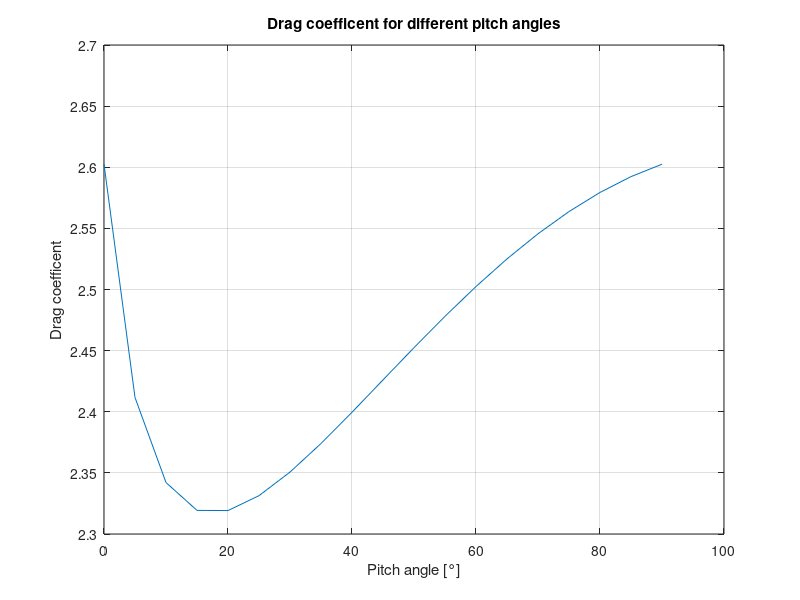
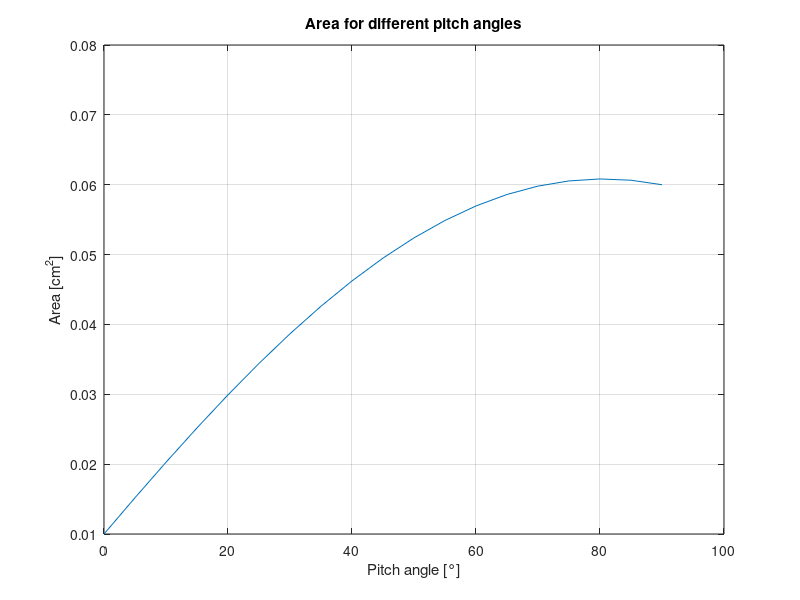
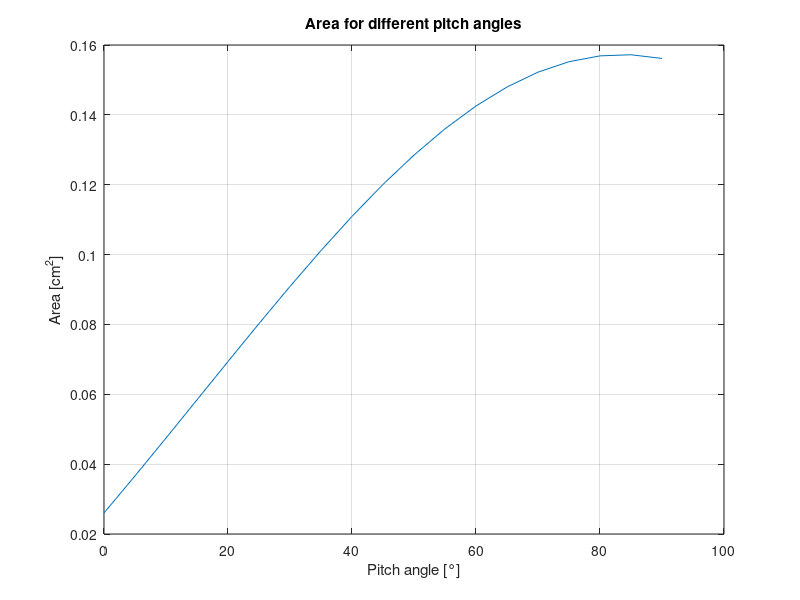

Source code (MATLAB) for these figures, in order: (Note: this script raises an error after producing the figures.)
num_points = 10 + 9 ;

%NOTE that the mass of the spacecraft is also defined here
m = 2;

%C_d control check

mu = 13/ 26.98; % ratio of Nitrogen to Aliminnium
alpha_teoretical = (4*mu)/(1+mu)^2*(cos(pi/4))^2; %

alpha_teoretical_2 = (7.5*10^(-17)*5.14*10^7*10^6*1011)/ (1.0 + (7.5*10^(-17)*5.14*10^7*10^6*1011)); % for NRLSMIE-00 model

alpha = alpha_teoretical_2;
r = sqrt(1-alpha);

%flat plate normal flow
C_d_flat90 = 2*(1+(2/3)*r);

C_d_vec   = zeros(num_points,1);
theta_vec = zeros(num_points,1);
A_ref_tot_vec = zeros(num_points,1);

deg_in_iteration = 90 / num_points -1 ;

for c = 1:num_points

    theta = (5*(pi/180))*(c-1); %pitch of satellite
    
    %flat plate at incidence theta
    C_d_flat_theta = 2*(1+(2/3)*r*sin(theta));
    C_d_flat_theta_inv = 2*(1+(2/3)*r*sin(pi/2-theta));
    
    % portion of total area as A_ref
    
    %Areas
    %2 solar panels
    A_tot_solar = 2*15*15/10^(4);
    A_ref_solar = A_tot_solar*sin(theta);
    
    %box (front and upper side)
    A_tot_box_front = 10*10/10^(4);
    A_tot_box_top = 15*10/10^(4);
    
    A_ref_box_front = A_tot_box_front*cos(theta);
    A_ref_box_top   = A_tot_box_top*sin(theta);
    
    
    A_ref_tot = A_ref_solar + A_ref_box_top + A_ref_box_front;
    
    %Total drag coefficent
    C_d_total = (A_ref_box_front/A_ref_tot)* C_d_flat_theta_inv + ((A_ref_tot-A_ref_box_front)/A_ref_tot)* C_d_flat_theta;
    C_d_vec(c)   = C_d_total;
    theta_vec(c) = theta;
    A_ref_tot_vec(c) = A_ref_tot;

end

B_max = A_ref_tot_vec(end) * C_d_vec(end)/m;
B_min = A_ref_tot_vec(1) * C_d_vec(1)/m;

A_X_C_D = A_ref_tot_vec.*C_d_vec;

figure(1);
plot(theta_vec*180/pi, C_d_vec);
title("Drag coefficent for different pitch angles")
grid on;
xlabel('Pitch angle [°]') 
ylabel('Drag coefficent') 

figure(2);
plot(theta_vec*180/pi, A_ref_tot_vec);
title("Area for different pitch angles")
grid on;
xlabel('Pitch angle [°]') 
ylabel('Area [cm^2]') 

figure(3)
plot(theta_vec*180/pi, A_ref_tot_vec.*C_d_vec);
title("Area for different pitch angles")
grid on;
xlabel('Pitch angle [°]') 
ylabel('Area [cm^2]') 

syms x
h(x) = 40.0121*x^4 + -411.7354*x^3 + 327.3380*x^2 + 1173.9619*x^1 + 261.1192;
g(x) = finverse(h(x));



% X = theta_vec;
% y = A_X_C_D;
% modelfun = @(b,x) b(1) * x.^2 + b(2)* x.^3 + b(3) + b(4)* x.^(0.5);
% beta0 = [1 1 1 1];
% mdl = fitnlm(X,y,modelfun,beta0);
% sol = fitnlm;
A_d = 400 *10^(-4);
C_dd = 2.35;
fx_d = 0.01767*2; %(B_max)*m; % This is checked, update B_min and B_max in main_2 to have these values

x = theta_vec; 
y = A_X_C_D;
p = polyfit(x,y,4);
%p = [40.01, -411.74, 327.3, 1173.96, 261.12-fx_d];
p(5) = p(5) - fx_d;
r = roots(p);
root = select_root(r, 0, pi/2);
root = root *180/pi;




%syms x
% assume(x > 0);
%assume(x <= pi/2);
% assumptions(x)



%fx(x) = poly2sym(p);


%gx(x) = finverse(fx);
%sol = gx(1200);
%sol_num = double(sol);

% 
% options = optimset('Display','iter'); % show iterations
% z_inv = fzero(@(x) (fx(x) - fx_d), [0 pi/2], options);
% sol_num = double(z_inv);


function root = select_root(roots, lower_bound, upper_bound)
    %extract values that are within the inteval
    root = [];
    for row = 1:size(roots)
        val = roots(row);
        if val > lower_bound && val < upper_bound
            root(end+1) = val;
        end

    end
    if size(root,2) > 1
        root = min(root);
        %root = root(root_index);
    end

    if size(root,2) < 1
        root = 0;
    end

end

function y = F(x)
    y = 40.0121*x^4 + -411.7354*x^3 + 327.3380*x^2 + 1173.9619*x^1 + 261.1192;
end


function area_drag = f(theta)
    alpha_teoretical_2 = (7.5*10^(-17)*5.14*10^7*10^6*1011)/ (1.0 + (7.5*10^(-17)*5.14*10^7*10^6*1011)); % for NRLSMIE-00 model

    alpha = alpha_teoretical_2;
    r = sqrt(1-alpha);

    %C_d_flat_theta = (2*(1+(2/3)*r*sin(theta)));
    %C_d_flat_theta_inv = (2*(1+(2/3)*r*sin(pi/2-theta)));
    
    % portion of total area as A_ref
    
    %Areas
    %2 solar panels
    %A_tot_solar = 2*15*15;
    %A_ref_solar = 2*15*15*sin(theta);
    
    %box (front and upper side)
    %A_tot_box_front = 10*10;
    %A_tot_box_top = 15*10;
    
    %A_ref_box_front = (10*10*cos(theta));
    %A_ref_box_top   = (15*10*sin(theta));
    
    
    %A_ref_tot = (2*15*15*sin(theta) + (15*10*sin(theta)) + (10*10*cos(theta)));
    
    %Total drag coefficent
    %C_d_total = ((10*10*cos(theta))/(2*15*15*sin(theta) + (15*10*sin(theta)) + (10*10*cos(theta))))* (2*(1+(2/3)*r*sin(pi/2-theta))) + (((2*15*15*sin(theta) + (15*10*sin(theta)) + (10*10*cos(theta)))-(10*10*cos(theta)))/(2*15*15*sin(theta) + (15*10*sin(theta)) + (10*10*cos(theta))))* (2*(1+(2/3)*r*sin(theta)));
    
    area_drag = (2*15*15*sin(theta) + (15*10*sin(theta)) + (10*10*cos(theta))) * ((10*10*cos(theta))/(2*15*15*sin(theta) + (15*10*sin(theta)) + (10*10*cos(theta))))* (2*(1+(2/3)*r*sin(pi/2-theta))) + (((2*15*15*sin(theta) + (15*10*sin(theta)) + (10*10*cos(theta)))-(10*10*cos(theta)))/(2*15*15*sin(theta) + (15*10*sin(theta)) + (10*10*cos(theta))))* (2*(1+(2/3)*r*sin(theta)));
end


